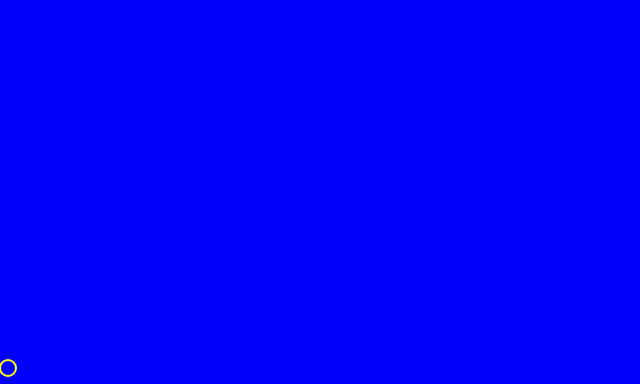
Frame 1 (no input)
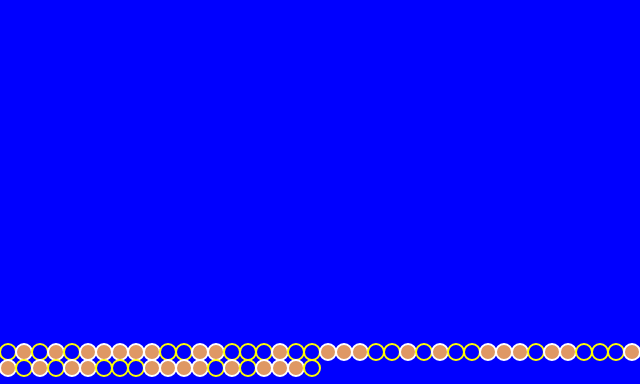
Frame 60 (no input)
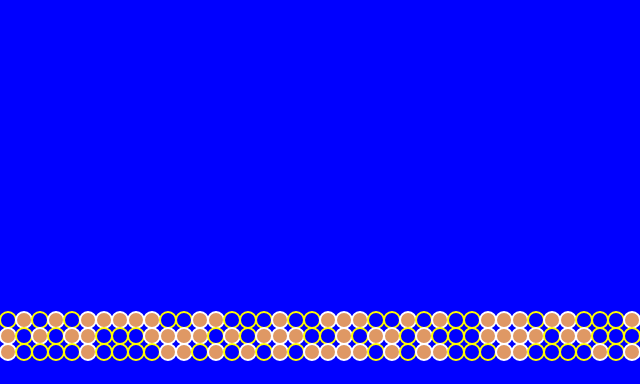
Frame 120 (the mouse pressed at the canvas centre since frame 60)

The p5.js sketch that drew these frames (run headless with seeded random() and noise() and a simulated clock; from frame 60 on, the mouse is pressed at the canvas centre):

// p5.js sketch
// ── sketch.js
// variazione 10Print - cerchi e colori
// 2020 © Fabrizio De Donatis, Daniele @Fupete and the course DSII2020 at DESIGN.unirsm
// github.com/dsii-2020-unirsm — github.com/fupete
// Educational purposes, MIT License, 2020, San Marino

let w = 16;
let h =16;
let index = 0;

function setup() {
  //size(640, 384);
  createCanvas(640, 384);
 background("#0000ff");
 strokeWeight(3);
 stroke(224);
 //smooth();
 noSmooth(); 
  
}

function draw() {
  //background(220);
   let x1 = w*index;
 let x2 = x1 + w;
 let y1 = h*23;
 let y2 = h*24;
 if (random(2) < 1) {
  strokeWeight(2);
   stroke("white");
   fill(223,152,100);
 circle(x1+8, y1, w);
 } else {
   strokeWeight(2);
   stroke("yellow");
   noFill();
 circle(x1+8, y1, w);
 }
 index++;
 if (index == width/w) {
  p = get(0, h, width, h*23);
 background("#0000ff");
 set(0, 0, p);
 index = 0;
 }
}
